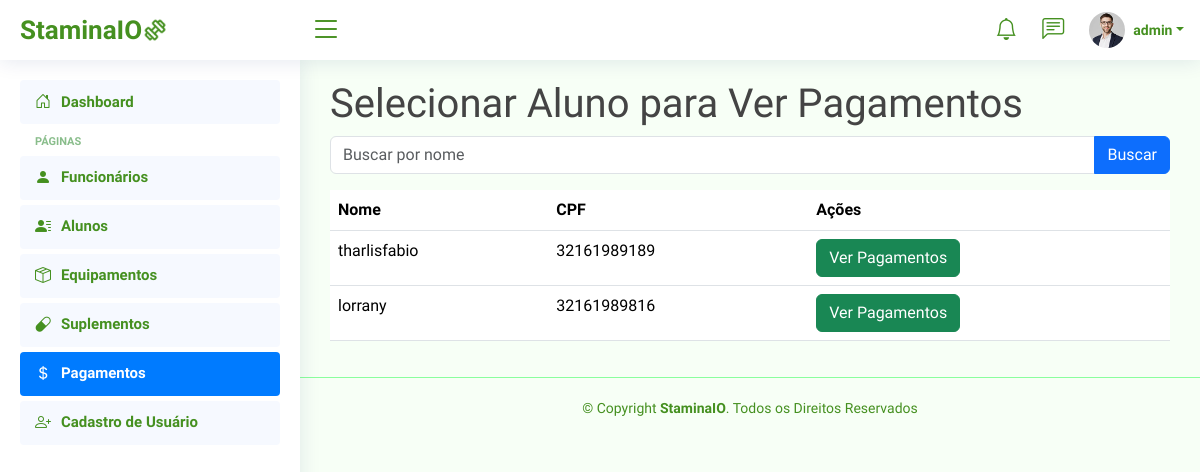
Page /pessoa/alunos/selecionar-pagamentos/ (signed in) on the earlier database version.
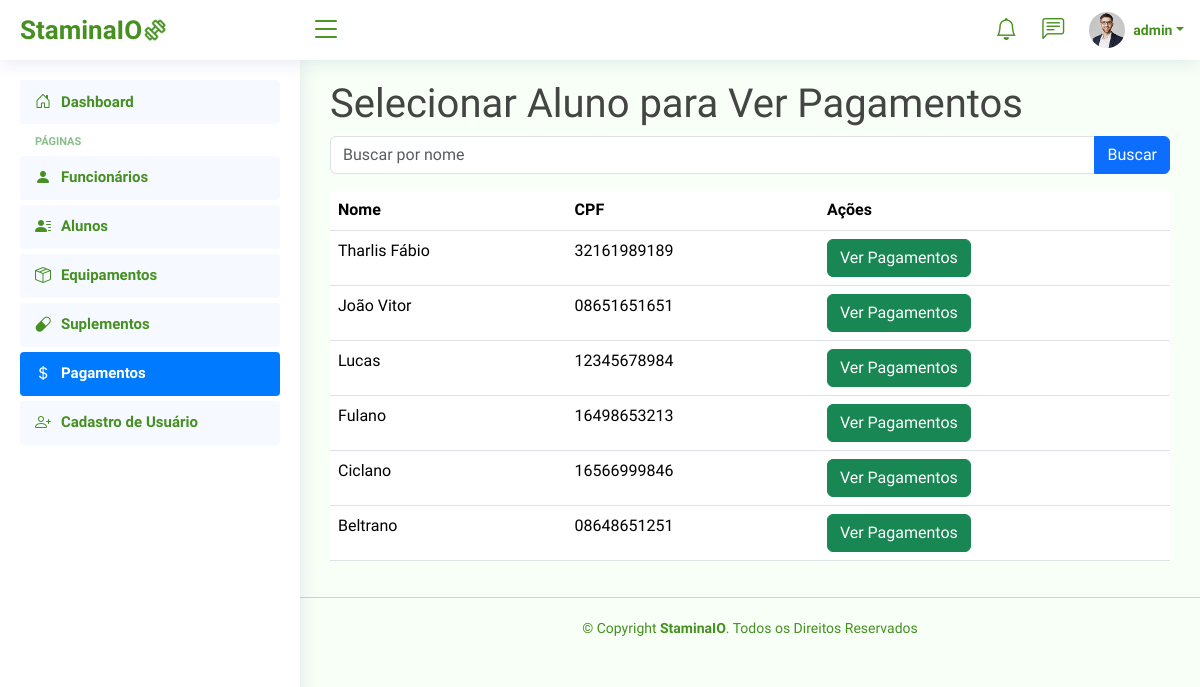
Same page on the later database version.
### pessoa/models.py (models this page shows, shortened)
class Pessoa(models.Model):
    nome = models.CharField(max_length=100)
    cpf = models.CharField(max_length=11, unique=True)
    idade = models.IntegerField()
    class Meta:
        abstract = True

class Aluno(Pessoa):
    MATRICULADO = 'M'
    NAO_MATRICULADO = 'NM'
    STATUS_CHOICES = [
        (MATRICULADO, 'Matriculado'),
        (NAO_MATRICULADO, 'Não Matriculado'),
    ]
    peso = models.FloatField()
    endereco = models.CharField(max_length=255)
    status = models.CharField(max_length=2, choices=STATUS_CHOICES, default=MATRICULADO)
    telefone = models.CharField(max_length=15)
    altura = models.FloatField()

### pessoa/views.py (the view)
# urls.py: path('alunos/selecionar-pagamentos/', views.selecionar_aluno_pagamentos, name='selecionar_aluno_pagamentos'),
@login_required
def selecionar_aluno_pagamentos(request):
    nome = request.GET.get('nome', '')
    alunos = Aluno.objects.filter(nome__icontains=nome)
    return render(request, 'pessoa/selecionar_aluno_pagamentos.html', {'alunos': alunos})

### templates/pessoa/selecionar_aluno_pagamentos.html (shortened to what this page needs)
{% extends '_base.html' %}
{% block content %}
    <h1>Selecionar Aluno para Ver Pagamentos</h1>
    <form method="get" class="mb-3">
        <div class="input-group">
            <input type="text" name="nome" class="form-control" placeholder="Buscar por nome" value="{{ request.GET.nome }}">
            <button class="btn btn-primary" type="submit">Buscar</button>
        </div>
    </form>
    <table class="table mt-3">
        <thead>
            <tr>
                <th>Nome</th>
                <th>CPF</th>
                <th>Ações</th>
            </tr>
        </thead>
        <tbody>
            {% for aluno in alunos %}
            <tr>
                <td>{{ aluno.nome }}</td>
                <td>{{ aluno.cpf }}</td>
                <td>
                    <a href="{% url 'pessoa:listar_pagamentos_aluno' aluno.pk %}" class="btn btn-success">Ver Pagamentos</a>
                </td>
            </tr>
            {% empty %}
            <tr>
                <td colspan="3">Nenhum aluno encontrado.</td>
            </tr>
            {% endfor %}
        </tbody>
    </table>
{% endblock %}

Differences in the rows shown:
removed Aluno: nome "lorrany", cpf "32161989816"
changed Aluno: nome "tharlisfabio" → "Tharlis Fábio"
added Aluno: nome "João Vitor", cpf "08651651651"
added Aluno: nome "Lucas", cpf "12345678984"
added Aluno: nome "Fulano", cpf "16498653213"
added Aluno: nome "Ciclano", cpf "16566999846"
added Aluno: nome "Beltrano", cpf "08648651251"
